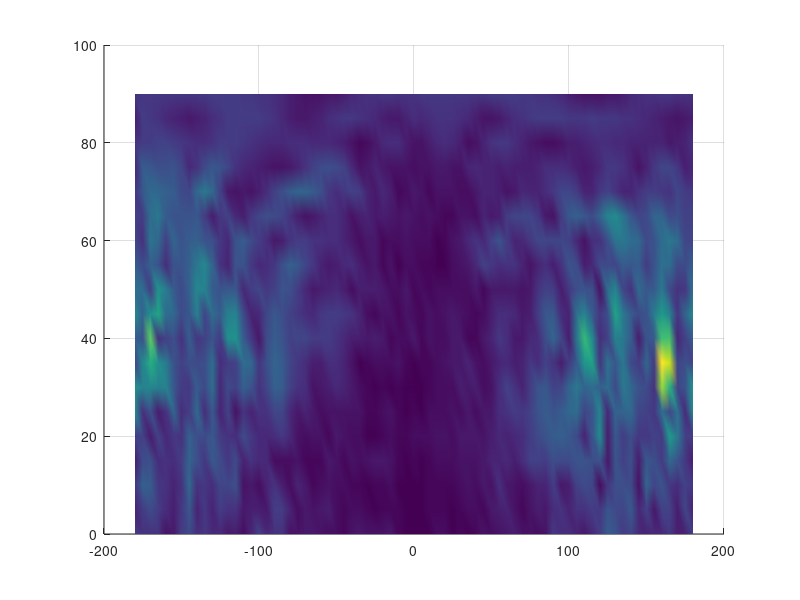

This chart was generated by the following MATLAB code: (Note: this script raises an error after producing the figure.)
load('Ducati_jam2_LHCP.mat')
close all;
figure(1)
surf(azimvals-180, elevvals, gainvals','EdgeColor', 'None', 'facecolor', 'interp');
view(2);
colormap parula
% caxis auto
caxis([min(min(gainvals)), max(max(gainvals))])
colorbar
h = colorbar;
ylabel(h, 'Transmitter Gain [-]', 'Fontsize', 16)
axis([-180, 180, 0 90])
xlabel('Azimuth \theta [deg]', 'Fontsize', 16);
ylabel('Elevation \phi [deg]', 'Fontsize', 16);
fig = gcf;
fig.PaperUnits = 'normalized';
fig.PaperPosition = [0 0 1 0.4];

iptsetpref('ImshowBorder','tight');
print('-r300', '-opengl', '-depsc', '../report/figures/gain_map')